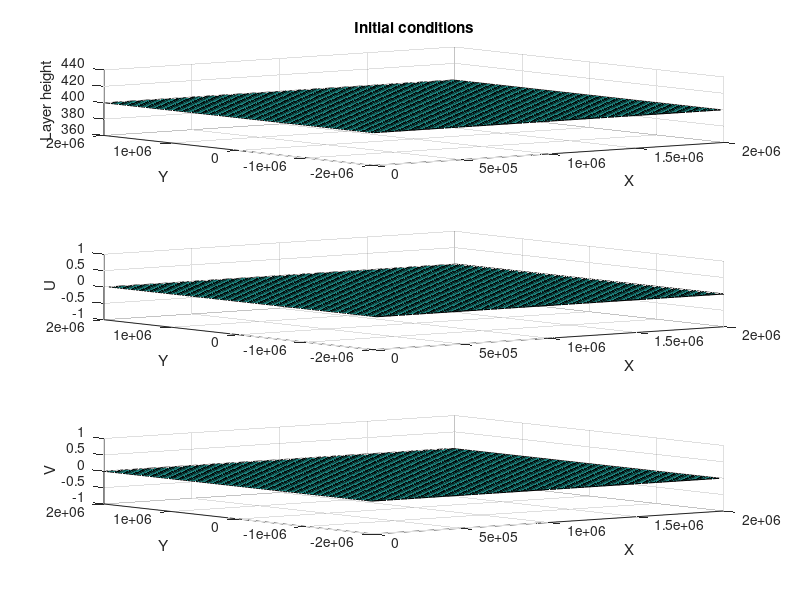
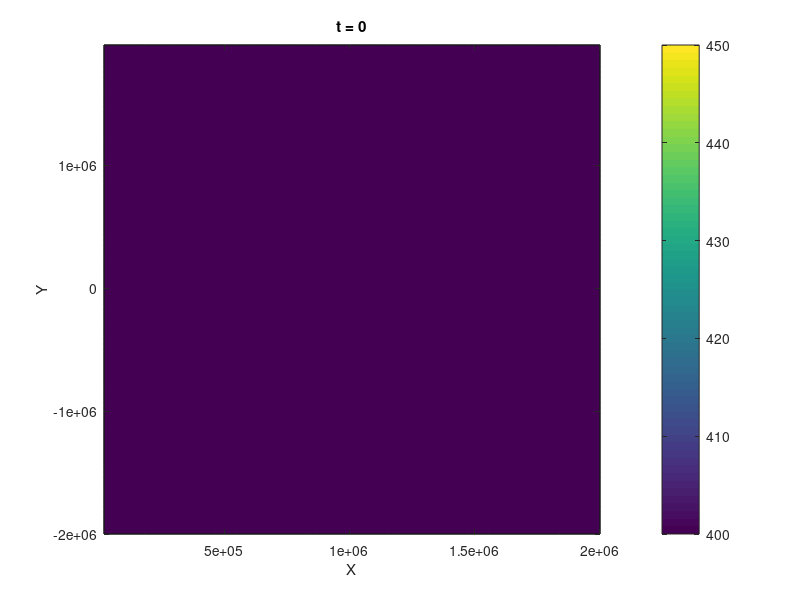
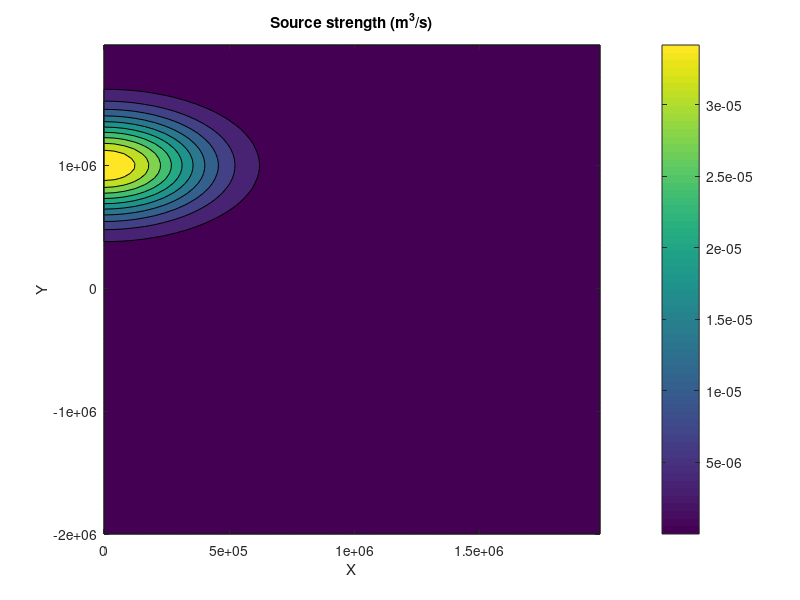

Write the MATLAB code that produced these figures, in order. (Note: this script raises an error after producing the figures.)
%% Constants
G = 0.01; % gravitational constant
F = 0; % coriolis frequency
BETA = 2E-11; % beta-plane parameter
T1 = 200 * 24 * 3600; % end time (200 days)
D = 400; % water depth
X = 2000e3; % domain size
Y = 4000e3;
KAPPA = 1/(8.5 * 24 * 3600); % bottom friction parameter (1/8.5 days)
LAMBDA = 1/(200 * 24 * 3600); % damping coefficient (1/200 days)
WIDTH = 400e3; % source width
Q = 10e6; % source strength (10 Sv)
DX = 40e3; % target grid spacing
DY = 40e3;
DT_FACTOR = 10; % Might need to be increased to ensure stability

%% Construct staggered grid
x = linspace(0,X,2*fix(X/DX));
y = linspace(-Y/2,Y/2,2*fix(Y/DY));

[X_H, Y_H] = meshgrid(x(1:2:end),y(1:2:end));
[X_U, Y_U] = meshgrid(x(2:2:end),y(1:2:end));
[X_V, Y_V] = meshgrid(x(1:2:end),y(2:2:end));

DX = 2*(x(2) - x(1))
DY = 2*(y(2) - y(1))
DT = min(DX,DY) / sqrt(G*D) / DT_FACTOR % calculate dt from CFL condition

%% Initial conditions
%% Set initial conditions for layer height, eastward velocity, and northward velocity
% rest
h0 = ones(size(X_H)) * D;
u0 = zeros(size(X_U));
v0 = zeros(size(X_V));

%% Plot initial conditions
figure(1)
clf();

subplot(3,1,1);
surf(X_H,Y_H,h0);
xlabel('X');
ylabel('Y');
zlabel('Layer height');
title('Initial conditions');

subplot(3,1,2);
surf(X_U,Y_U,u0);
xlabel('X');
ylabel('Y');
zlabel('U');

subplot(3,1,3);
surf(X_V,Y_V,v0);
xlabel('X');
ylabel('Y');
zlabel('V');

%% Prepare source term
% require that the integrated source is equal to Q
water_source = exp(-(X_H.^2 + (Y_H-Y/4).^2)/WIDTH^2);
source_normalization = sum(reshape(water_source,1,[])*DX*DY);
water_source = Q / source_normalization * water_source;

figure(5);
clf();
contourf(X_H,Y_H,water_source);
xlabel('X');
ylabel('Y');
colorbar();
title('Source strength (m^3/s)');

%% Prepare figures for visualization
figure(2);
clf();
%plot_h = surf(X_H,Y_H,h0);
[~, plot_h] = contourf(X_U,Y_U,h0,390:5:475);
xlabel('X');
ylabel('Y');
zlabel('Layer height');
title_h = title('t = 0');
c = colorbar();
caxis([400 450])

figure(3);
clf();
colormap redbluecmap
[~, plot_u] = contourf(X_U,Y_U,u0);
xlabel('X');
ylabel('Y');
title_u = title('t = 0');
c = colorbar();
c.Label.String = 'U';

figure(4);
clf();
colormap redbluecmap
[~, plot_v] = contourf(X_V,Y_V,v0);
xlabel('X');
ylabel('Y');
title_v = title('t = 0');
c = colorbar();
c.Label.String = 'V';

figure(2);

%% Main solution loop
t = 0;
h = h0;
u = u0;
v = v0;

while t < T1
    %% update solution
    
    % To avoid loops and explicit treatment of the boundaries, we introduce
    % ghost grid cells that represent the boundary conditions for u and h.
    % add ghost cells to make h large enough to shift it by 1 and -1
    % note that h_pad(2:end-1,2:end-1) = h
    h_pad = [nan, h(1,:), nan ; h(:,1), h, h(:,end) ; nan, h(end,:), nan];
    
    % update solution for u and v
    % h padding leads to u_new(:,end) == v_new(end,:) == 0 for our
    % staggered grid
    
    % calculate prediction
    u_pred = (1-DT*KAPPA) * u - G*DT/DX*(h_pad(2:end-1,3:end) - h);
    v_pred = (1-DT*KAPPA) * v - G*DT/DY*(h_pad(3:end,2:end-1) - h);
    
    % update with coriolis force
    alpha = DT * (F + BETA * Y_H);
    beta = 0.25*alpha.^2;
    u_new = (u_pred - beta .* u + alpha .* v)./(1+beta);
    v_new = (v_pred - beta .* v - alpha .* u)./(1+beta);
    
    % re-enforce BC
    u_new(:,end) = 0;
    v_new(end,:) = 0;
    
    % add ghost cells to u_new and v_new (no-slip BC)
    [m, n] = size(u_new);
    u_new_pad = [zeros(1,n+2) ; zeros(m,1), u_new, zeros(m,1) ; zeros(1,n+2)];
    u_plus = .5*(u_new_pad + abs(u_new_pad));
    u_minus = .5*(u_new_pad - abs(u_new_pad));
    
    [m, n] = size(v_new);
    v_new_pad = [zeros(1,n+2) ; zeros(m,1), v_new, zeros(m,1) ; zeros(1,n+2)];
    v_plus = .5*(v_new_pad + abs(v_new_pad));
    v_minus = .5*(v_new_pad - abs(v_new_pad));
    
    % calculate upwinding values
    uh_e = u_plus(2:end-1,2:end-1) .* h + u_minus(2:end-1,2:end-1) .* h_pad(2:end-1,3:end);
    vh_n = v_plus(2:end-1,2:end-1) .* h + v_minus(2:end-1,2:end-1) .* h_pad(3:end,2:end-1);
    uh_w = u_plus(2:end-1,1:end-2) .* h_pad(2:end-1,1:end-2) + u_minus(2:end-1,1:end-2) .* h;
    vh_s = v_plus(1:end-2,2:end-1) .* h_pad(1:end-2,2:end-1) + v_minus(1:end-2,2:end-1) .* h;
    
    % update solution for h
    h_new = h - DT/DX*(uh_e - uh_w) - DT/DY*(vh_n - vh_s) + DT*(water_source - LAMBDA*(h-D));

    %% update solutions
    h = h_new;
    u = u_new;
    v = v_new;
    
    %% step time
    t = t + DT;
    
    %% output - Update and display visualization
    plot_h.ZData = h;
    title_h.String = ['t = ' num2str(t)];
    plot_u.ZData = u;
    title_u.String = ['t = ' num2str(t)];
    plot_v.ZData = v;
    title_v.String = ['t = ' num2str(t)];
    drawnow limitrate;
    
end
